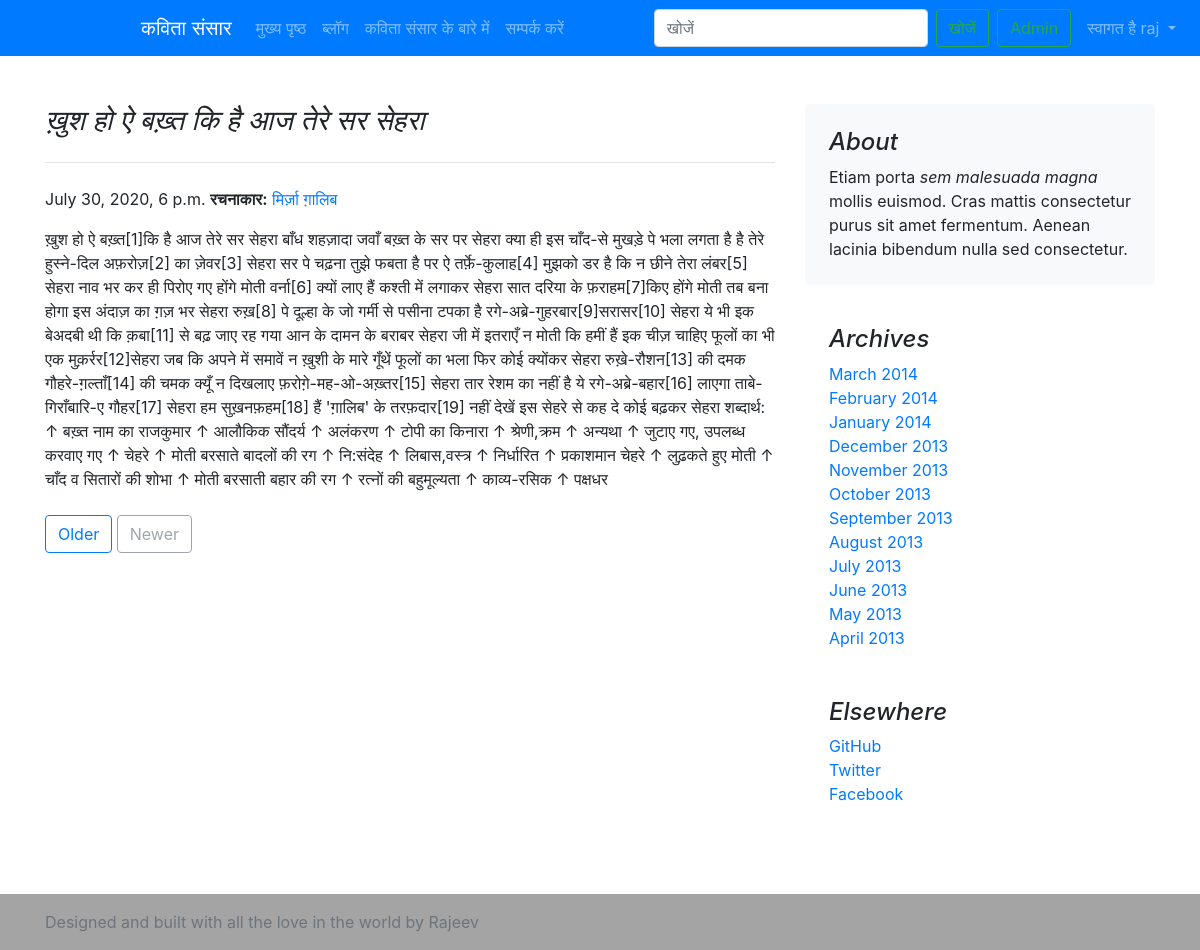
The page /blog/ख़ुश-हो-ऐ-बख़्त (signed in) on the database its author committed.
### blog/models.py (models this page shows, shortened)
class Post(models.Model):
    sno = models.AutoField(primary_key=True)
    title = models.CharField(max_length=50, default="")
    content = models.TextField()
    author = models.CharField(max_length=30, default="")
    slug = models.CharField(max_length=150, default="")
    tag = models.CharField(max_length=15, default="")
    date = models.DateTimeField(editable=False, default=timezone.now)

### blog/views.py (the view)
# urls.py: path('<str:slug>', views.blogPost, name='blogPost')
def blogPost(request, slug):
    post = Post.objects.filter(slug=slug).first()
    return render(request, 'blog/blogpost.html', {'post': post})

### templates/blog/blogpost.html (shortened to what this page needs)
{% extends "layout.html" %}
{% block body %}
<div class="container">
    <div class="row my-5">
        <div class="col-md-8 blog-main">
            <h3 class="pb-4 mb-4 font-italic border-bottom">
                {{post.title}}
            </h3>
            <div class="blog-post">
                <p class="blog-post-meta">{{post.date}} <b>रचनाकार:</b> <a href="#">{{post.author}}</a></p>
                <p>{{post.content}}</p>
            </div>
            <nav class="blog-pagination">
                <a class="btn btn-outline-primary" href="blogpost/{{item.post_id}}">Older</a>
                <a class="btn btn-outline-secondary disabled" href="#" tabindex="-1" aria-disabled="true">Newer</a>
            </nav>
        </div>
        <aside class="col-md-4 blog-sidebar">
            <div class="p-4 mb-3 bg-light rounded">
                <h4 class="font-italic">About</h4>
                <p class="mb-0">Etiam porta <em>sem malesuada magna</em> mollis euismod. Cras mattis consectetur
                    purus
                    sit
                    amet fermentum. Aenean lacinia bibendum nulla sed consectetur.</p>
            </div>
            <div class="p-4">
                <h4 class="font-italic">Archives</h4>
                <ol class="list-unstyled mb-0">
                    <li><a href="#">March 2014</a></li>
                    <li><a href="#">February 2014</a></li>
                    <li><a href="#">January 2014</a></li>
                    <li><a href="#">December 2013</a></li>
                    <li><a href="#">November 2013</a></li>
                    <li><a href="#">October 2013</a></li>
                    <li><a href="#">September 2013</a></li>
                    <li><a href="#">August 2013</a></li>
                    <li><a href="#">July 2013</a></li>
                    <li><a href="#">June 2013</a></li>
                    <li><a href="#">May 2013</a></li>
                    <li><a href="#">April 2013</a></li>
                </ol>
            </div>
            <div class="p-4">
                <h4 class="font-italic">Elsewhere</h4>
                <ol class="list-unstyled">
                    <li><a href="#">GitHub</a></li>
                    <li><a href="#">Twitter</a></li>
                    <li><a href="#">Facebook</a></li>
                </ol>
            </div>
        </aside>
    </div>
</div>
{% endblock body%}

### templates/layout.html (shortened to what this page needs)
<!DOCTYPE html>
<html lang="en">
<head>
    <link rel="stylesheet" href="https://stackpath.bootstrapcdn.com/bootstrap/4.2.1/css/bootstrap.min.css"
>
</head>
<body>
    <nav class="navbar navbar-expand-lg sticky-top navbar-dark bg-primary">
        <a class="navbar-brand" href="/">कविता संसार</a>
        <div class="collapse navbar-collapse" id="navbarSupportedContent">
            <ul class="navbar-nav mr-auto">
                <li class="nav-item {% block homeactive %}{% endblock homeactive%}">
                    <a class="nav-link" href="/">मुख्य पृष्ठ</a>
                </li>
                <li class="nav-item {% block blogactive %}{% endblock blogactive%}">
                    <a class="nav-link" href="/blog">ब्लॉग</a>
                </li>
                <li class="nav-item {% block aboutactive %}{% endblock aboutactive%}">
                    <a class="nav-link" href="/about">कविता संसार के बारे में</a>
                </li>
                <li class="nav-item {% block contactactive %}{% endblock contactactive%}">
                    <a class="nav-link" href="/contact">सम्पर्क करें</a>
                </li>
            </ul>
            <form class="form-inline my-2 my-lg-0" method="get" action="/search">
                <input class="form-control mr-sm-2" type="search" name="query" id="search" placeholder="खोजें"
                    aria-label="Search">
                <button class="btn btn-outline-success my-2 my-sm-0" type="submit">खोजें</button>
                <a class="btn btn-outline-success m-2 my-sm-0" href="/admin" type="submit">Admin</a>
            </form>
            <div>
                {% if not user.is_authenticated %}
                <button type="button" class="btn btn-primary" data-toggle="modal" data-target="#signupModal">
                    साइन अप करें
                </button>
                <button type="button" class="btn btn-primary" data-toggle="modal" data-target="#loginModal">
                    लॉगइन
                </button>
                {% else %}
                <ul class="navbar-nav ml-auto">
                    <li class="nav-item dropdown">
                        <a class="nav-link dropdown-toggle" href="#" id="navbarDropdown" role="button"
                            data-toggle="dropdown" aria-haspopup="true" aria-expanded="false">
                            स्वागत है {{request.user}}
                        </a>
                    </li>
                </ul>
                {% endif %}
            </div>
        </div>
    </nav>
    {% block body %} {% endblock body%}
    <footer class="footer mt-auto py-3" style="background-color: rgb(165, 164, 164);">
        <div class="container">
            <span class="text-muted">Designed and built with all the love in the
                world by Rajeev</span>
        </div>
    </footer>
</body>
</html>

### rows shown on the page
Post: title "ख़ुश हो ऐ बख़्त कि है आज तेरे सर सेहरा", date "July 30, 2020, 6 p.m.", author "मिर्ज़ा ग़ालिब", content "ख़ुश हो ऐ बख़्त[1]कि है आज तेरे सर सेहरा बाँध शहज़ादा जवाँ बख़्त के सर पर सेहरा क्या ही इस चाँद-से मुखड़े पे भला लगता है है तेरे हुस्ने-दिल अफ़रोज़[2] का ज़ेवर[3] सेहरा सर पे चढ़ना तुझे फबता है पर ऐ तर्फ़े-कुलाह[4] मुझको डर है कि न छीने तेरा लंबर[5] सेहरा नाव भर कर ही पिरोए गए होंगे मोती वर्ना[6] क्यों लाए हैं कश्ती में लगाकर सेहरा सात दरिया के फ़राहम[7]किए होंगे मोती तब बना होगा इस अंदाज़ का ग़ज़ भर सेहरा रुख़[8] पे दूल्हा के जो गर्मी से पसीना टपका है रगे-अब्रे-गुहरबार[9]सरासर[10] सेहरा ये भी इक बेअदबी थी कि क़बा[11] से बढ़ जाए रह गया आन के दामन के बराबर सेहरा जी में इतराएँ न मोती कि हमीं हैं इक चीज़ चाहिए फूलों का भी एक मुक़र्रर[12]सेहरा जब कि अपने में समावें न ख़ुशी के मारे गूँथें फूलों…"

### other values the page prints
{{ request.user }} "raj"
